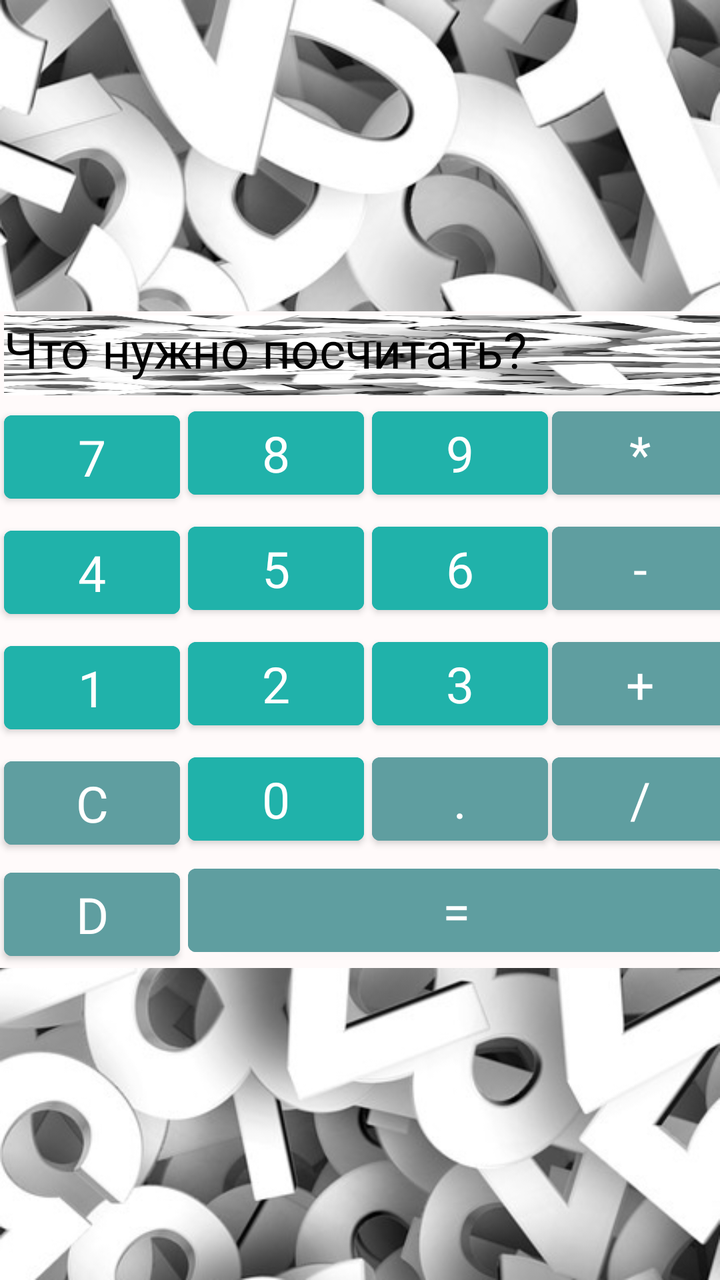
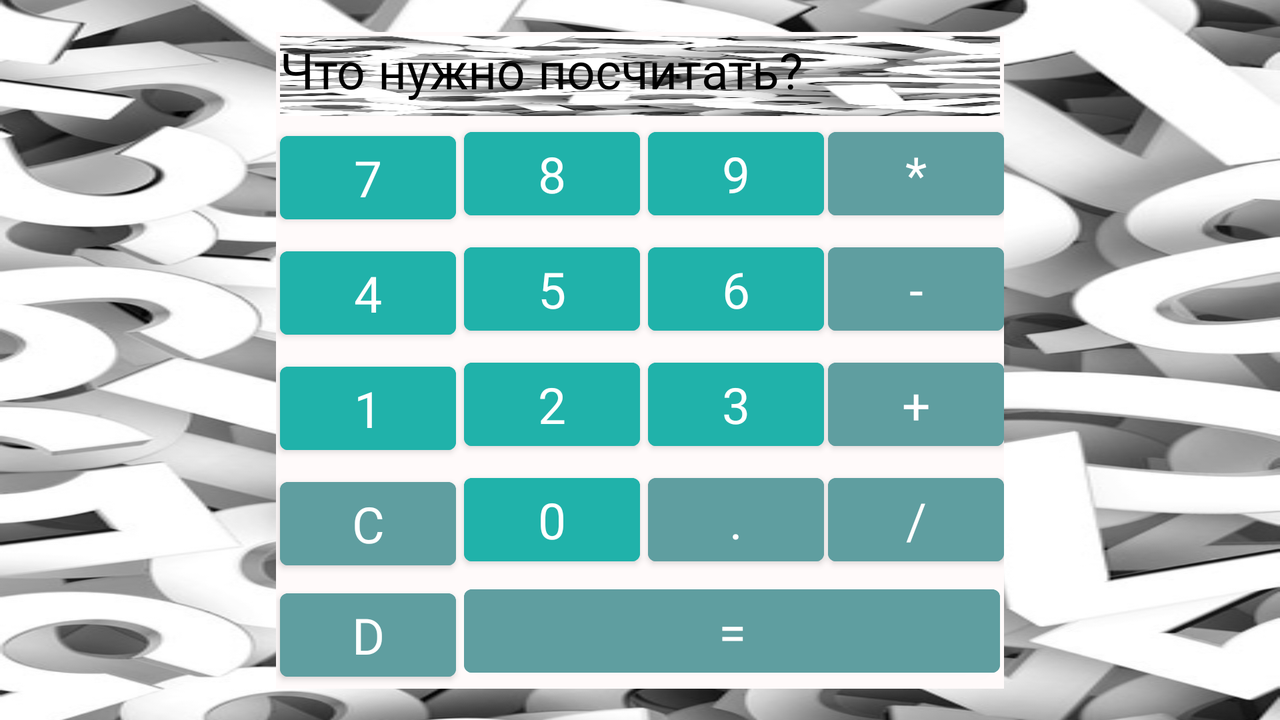

One screen, two layout resources from the same app: the default and the repository's alternative for another configuration. Each is rendered where Android would select it; the XML of both is given below.
<!-- AndroidManifest.xml: application theme Theme.MyCalculatorAlternative -->
<!-- res/layout/activity_main.xml -->
<?xml version="1.0" encoding="utf-8"?>
<FrameLayout xmlns:android="http://schemas.android.com/apk/res/android"
    xmlns:app="http://schemas.android.com/apk/res-auto"
    android:layout_width="fill_parent"
    android:layout_height="fill_parent"
    android:gravity="center"
    android:orientation="vertical">

    <androidx.appcompat.widget.AppCompatImageView
        android:id="@+id/imageView1"
        android:layout_width="match_parent"
        android:layout_height="match_parent"
        android:scaleType="fitXY"
        app:srcCompat="@drawable/back" />

    <include
        layout="@layout/constraint_layout"
        android:layout_width="wrap_content"
        android:layout_height="wrap_content"
        android:layout_gravity="center" />

</FrameLayout>
<!-- res/layout/constraint_layout.xml (included above) -->
<?xml version="1.0" encoding="utf-8"?>
<androidx.constraintlayout.widget.ConstraintLayout xmlns:android="http://schemas.android.com/apk/res/android"
    xmlns:app="http://schemas.android.com/apk/res-auto"
    android:layout_width="match_parent"
    android:layout_height="match_parent"
    android:background="#FFFAFA">

    <TextView
        android:id="@+id/textField"
        android:layout_width="0dp"
        android:layout_height="40dp"
        android:hint="@string/hint"
        android:inputType="number"
        android:textColor="@color/black"
        android:textColorHint="#000000"
        android:layout_margin="@dimen/button_margin"
        android:textSize="@dimen/button_text_size"
        app:layout_constraintBottom_toTopOf="@id/button_7"
        app:layout_constraintStart_toStartOf="parent"
        app:layout_constraintTop_toTopOf="parent"
        app:layout_constraintEnd_toEndOf="@id/button_multiplication"/>

    <Button
        android:id="@+id/button_7"
        android:layout_width="wrap_content"
        android:layout_height="wrap_content"
        android:layout_margin="@dimen/button_margin"
        android:backgroundTint="@color/main_buttons"
        android:text="@string/button7"
        android:textSize="@dimen/button_text_size"
        app:layout_constraintBottom_toTopOf="@id/button_4"
        app:layout_constraintEnd_toStartOf="@id/button_8"
        app:layout_constraintStart_toStartOf="parent"
        app:layout_constraintTop_toBottomOf="@id/textField" />

    <Button
        android:id="@+id/button_8"
        android:layout_width="wrap_content"
        android:layout_height="wrap_content"
        android:layout_margin="@dimen/button_margin"
        android:backgroundTint="@color/main_buttons"
        android:text="@string/button8"
        android:textSize="@dimen/button_text_size"
        app:layout_constraintBottom_toTopOf="@id/button_5"
        app:layout_constraintEnd_toStartOf="@id/button_9"
        app:layout_constraintStart_toEndOf="@+id/button_7"
        app:layout_constraintTop_toBottomOf="@id/textField" />

    <Button
        android:id="@+id/button_9"
        android:layout_width="wrap_content"
        android:layout_height="wrap_content"
        android:layout_margin="@dimen/button_margin"
        android:backgroundTint="@color/main_buttons"
        android:text="@string/button9"
        android:textSize="@dimen/button_text_size"
        app:layout_constraintBottom_toTopOf="@id/button_6"
        app:layout_constraintEnd_toStartOf="@id/button_multiplication"
        app:layout_constraintStart_toEndOf="@+id/button_8"
        app:layout_constraintTop_toBottomOf="@id/textField" />

    <Button
        android:id="@+id/button_multiplication"
        android:layout_width="wrap_content"
        android:layout_height="wrap_content"
        android:layout_margin="@dimen/button_margin"
        android:backgroundTint="@color/special_buttons"
        android:text="@string/button_mult"
        android:textSize="@dimen/button_text_size"
        app:layout_constraintBottom_toTopOf="@id/button_minus"
        app:layout_constraintStart_toEndOf="@+id/button_9"
        app:layout_constraintTop_toBottomOf="@id/textField" />

    <Button
        android:id="@+id/button_4"
        android:layout_width="wrap_content"
        android:layout_height="wrap_content"
        android:layout_margin="@dimen/button_margin"
        android:backgroundTint="@color/main_buttons"
        android:text="@string/button4"
        android:textSize="@dimen/button_text_size"
        app:layout_constraintBottom_toTopOf="@id/button_1"
        app:layout_constraintEnd_toStartOf="@id/button_5"
        app:layout_constraintStart_toStartOf="parent"
        app:layout_constraintTop_toBottomOf="@id/button_7" />

    <Button
        android:id="@+id/button_5"
        android:layout_width="wrap_content"
        android:layout_height="wrap_content"
        android:layout_margin="@dimen/button_margin"
        android:backgroundTint="@color/main_buttons"
        android:text="@string/button5"
        android:textSize="@dimen/button_text_size"
        app:layout_constraintBottom_toTopOf="@id/button_2"
        app:layout_constraintEnd_toStartOf="@id/button_6"
        app:layout_constraintStart_toEndOf="@+id/button_4"
        app:layout_constraintTop_toBottomOf="@id/button_8" />

    <Button
        android:id="@+id/button_6"
        android:layout_width="wrap_content"
        android:layout_height="wrap_content"
        android:layout_margin="@dimen/button_margin"
        android:backgroundTint="@color/main_buttons"
        android:text="@string/button6"
        android:textSize="@dimen/button_text_size"
        app:layout_constraintBottom_toTopOf="@id/button_3"
        app:layout_constraintEnd_toStartOf="@id/button_minus"
        app:layout_constraintStart_toEndOf="@+id/button_5"
        app:layout_constraintTop_toBottomOf="@id/button_9" />

    <Button
        android:id="@+id/button_minus"
        android:layout_width="wrap_content"
        android:layout_height="wrap_content"
        android:layout_margin="@dimen/button_margin"
        android:backgroundTint="@color/special_buttons"
        android:text="@string/button_minus"
        android:textSize="@dimen/button_text_size"
        app:layout_constraintBottom_toTopOf="@id/button_plus"
        app:layout_constraintStart_toEndOf="@+id/button_6"
        app:layout_constraintTop_toBottomOf="@id/button_multiplication" />

    <Button
        android:id="@+id/button_1"
        android:layout_width="wrap_content"
        android:layout_height="wrap_content"
        android:layout_margin="@dimen/button_margin"
        android:backgroundTint="@color/main_buttons"
        android:text="@string/button1"
        android:textSize="@dimen/button_text_size"
        app:layout_constraintBottom_toTopOf="@id/button_C"
        app:layout_constraintEnd_toStartOf="@id/button_2"
        app:layout_constraintStart_toStartOf="parent"
        app:layout_constraintTop_toBottomOf="@id/button_4" />

    <Button
        android:id="@+id/button_2"
        android:layout_width="wrap_content"
        android:layout_height="wrap_content"
        android:layout_margin="@dimen/button_margin"
        android:backgroundTint="@color/main_buttons"
        android:text="@string/button2"
        android:textSize="@dimen/button_text_size"
        app:layout_constraintBottom_toTopOf="@id/button_0"
        app:layout_constraintEnd_toStartOf="@id/button_3"
        app:layout_constraintStart_toEndOf="@+id/button_1"
        app:layout_constraintTop_toBottomOf="@id/button_5" />

    <Button
        android:id="@+id/button_3"
        android:layout_width="wrap_content"
        android:layout_height="wrap_content"
        android:layout_margin="@dimen/button_margin"
        android:backgroundTint="@color/main_buttons"
        android:text="@string/button3"
        android:textSize="@dimen/button_text_size"
        app:layout_constraintBottom_toTopOf="@id/button_dot"
        app:layout_constraintEnd_toStartOf="@id/button_plus"
        app:layout_constraintStart_toEndOf="@+id/button_2"
        app:layout_constraintTop_toBottomOf="@id/button_6" />

    <Button
        android:id="@+id/button_plus"
        android:layout_width="wrap_content"
        android:layout_height="wrap_content"
        android:layout_margin="@dimen/button_margin"
        android:backgroundTint="@color/special_buttons"
        android:text="@string/button_plus"
        android:textSize="@dimen/button_text_size"
        app:layout_constraintTop_toBottomOf="@id/button_minus"
        app:layout_constraintStart_toEndOf="@+id/button_3"
        app:layout_constraintBottom_toTopOf="@id/button_division"/>

    <Button
        android:id="@+id/button_C"
        android:layout_width="wrap_content"
        android:layout_height="wrap_content"
        android:layout_margin="@dimen/button_margin"
        android:backgroundTint="@color/special_buttons"
        android:text="@string/button_cancel"
        android:textSize="@dimen/button_text_size"
        app:layout_constraintTop_toBottomOf="@id/button_1"
        app:layout_constraintStart_toStartOf="parent"
        app:layout_constraintEnd_toStartOf="@id/button_0"
        app:layout_constraintBottom_toTopOf="@id/button_delete"/>

    <Button
        android:id="@+id/button_0"
        android:layout_width="wrap_content"
        android:layout_height="wrap_content"
        android:layout_margin="@dimen/button_margin"
        android:backgroundTint="@color/main_buttons"
        android:text="@string/button0"
        android:textSize="@dimen/button_text_size"
        app:layout_constraintTop_toBottomOf="@id/button_2"
        app:layout_constraintStart_toEndOf="@+id/button_C"
        app:layout_constraintEnd_toStartOf="@id/button_dot"
        app:layout_constraintBottom_toTopOf="@id/button_eqls"/>

    <Button
        android:id="@+id/button_dot"
        android:layout_width="wrap_content"
        android:layout_height="wrap_content"
        android:layout_margin="@dimen/button_margin"
        android:backgroundTint="@color/special_buttons"
        android:text="@string/button_dot"
        android:textSize="@dimen/button_text_size"
        app:layout_constraintTop_toBottomOf="@id/button_3"
        app:layout_constraintStart_toEndOf="@+id/button_0"
        app:layout_constraintEnd_toStartOf="@id/button_division"
        app:layout_constraintBottom_toTopOf="@id/button_eqls"/>

    <Button
        android:id="@+id/button_division"
        android:layout_width="wrap_content"
        android:layout_height="wrap_content"
        android:layout_margin="@dimen/button_margin"
        android:backgroundTint="@color/special_buttons"
        android:text="@string/button_div"
        android:textSize="@dimen/button_text_size"
        app:layout_constraintBottom_toTopOf="@id/button_eqls"
        app:layout_constraintStart_toEndOf="@+id/button_dot"
        app:layout_constraintTop_toBottomOf="@id/button_plus" />

    <Button
        android:id="@+id/button_delete"
        android:layout_width="wrap_content"
        android:layout_height="wrap_content"
        android:layout_margin="@dimen/button_margin"
        android:backgroundTint="@color/special_buttons"
        android:text="@string/button_del"
        android:textSize="@dimen/button_text_size"
        app:layout_constraintEnd_toStartOf="@id/button_eqls"
        app:layout_constraintStart_toStartOf="parent"
        app:layout_constraintTop_toBottomOf="@id/button_C" />

    <Button
        android:id="@+id/button_eqls"
        android:layout_width="0dp"
        android:layout_height="wrap_content"
        android:layout_margin="@dimen/button_margin"
        android:backgroundTint="@color/special_buttons"
        android:text="@string/button_eql"
        android:textSize="@dimen/button_text_size"
        app:layout_constraintStart_toEndOf="@+id/button_delete"
        app:layout_constraintTop_toBottomOf="@id/button_0"
        app:layout_constraintEnd_toEndOf="@id/button_division"/>

</androidx.constraintlayout.widget.ConstraintLayout>
<!-- resources referenced by this layout -->
<resources>
  <color name="black">#FF000000</color>
  <color name="main_buttons">#20B2AA</color>
  <color name="special_buttons">#5F9EA0</color>
  <dimen name="button_margin">2dp</dimen>
  <dimen name="button_text_size">25sp</dimen>
  <!-- drawable back: jpg bitmap (drawable, 87813 bytes) -->
  <string name="button0">0</string>
  <string name="button1">1</string>
  <string name="button2">2</string>
  <string name="button3">3</string>
  <string name="button4">4</string>
  <string name="button5">5</string>
  <string name="button6">6</string>
  <string name="button7">7</string>
  <string name="button8">8</string>
  <string name="button9">9</string>
  <string name="button_cancel">C</string>
  <string name="button_del">D</string>
  <string name="button_div">/</string>
  <string name="button_dot">.</string>
  <string name="button_eql">=</string>
  <string name="button_minus">-</string>
  <string name="button_mult">*</string>
  <string name="button_plus">+</string>
  <string name="hint">Что нужно посчитать?</string>
  <style name="Theme.MyCalculatorAlternative" parent="Theme.MaterialComponents.DayNight.DarkActionBar">
          <item name="colorPrimaryDark">@color/main_buttons</item>
          <item name="android:textColor">@color/black</item>
          <item name="fontFamily">@font/raleway_bold</item>
          <item name="android:background">@drawable/back</item>
          <item name="android:textViewStyle">@style/textField</item>
          <item name="android:buttonStyle">@style/buttonsMain</item>
      </style>
  <style name="textField" parent="Widget.MaterialComponents.TextView">
          <item name="android:backgroundTint">@color/light_back</item>
      </style>
  <style name="buttonsMain" parent="Widget.MaterialComponents.Button">
          <item name="android:backgroundTint">@color/main_buttons</item>
          <item name="android:textSize">@dimen/button_text_size</item>
          <item name="android:layout_margin">@dimen/button_margin</item>
          <item name="android:layout_width">@dimen/button_width</item>
          <item name="android:layout_height">@dimen/button_height</item>
      </style>
  <dimen name="button_width">75sp</dimen>
  <dimen name="button_height">55sp</dimen>
</resources>
<!-- res/layout-land/activity_main.xml (the repository's variant of the layout above) -->
<!-- drawn on the phone turned sideways -->
<?xml version="1.0" encoding="utf-8"?>
<androidx.constraintlayout.widget.ConstraintLayout xmlns:android="http://schemas.android.com/apk/res/android"
    xmlns:app="http://schemas.android.com/apk/res-auto"
    android:layout_width="match_parent"
    android:layout_height="match_parent"
    android:orientation="horizontal">

    <include
        layout="@layout/constraint_layout"
        android:layout_width="wrap_content"
        android:layout_height="wrap_content"
        android:layout_gravity="center_horizontal|top"
        app:layout_constraintBottom_toBottomOf="parent"
        app:layout_constraintEnd_toEndOf="parent"
        app:layout_constraintStart_toStartOf="parent"
        app:layout_constraintTop_toTopOf="parent" />

</androidx.constraintlayout.widget.ConstraintLayout>
<!-- resources referenced by the variant -->
<!-- as the phone turned sideways resolves them -->
<resources>
  <color name="black">#FF000000</color>
  <color name="main_buttons">#20B2AA</color>
  <color name="special_buttons">#5F9EA0</color>
  <dimen name="button_margin">2dp</dimen>
  <dimen name="button_text_size">25sp</dimen>
  <string name="button0">0</string>
  <string name="button1">1</string>
  <string name="button2">2</string>
  <string name="button3">3</string>
  <string name="button4">4</string>
  <string name="button5">5</string>
  <string name="button6">6</string>
  <string name="button7">7</string>
  <string name="button8">8</string>
  <string name="button9">9</string>
  <string name="button_cancel">C</string>
  <string name="button_del">D</string>
  <string name="button_div">/</string>
  <string name="button_dot">.</string>
  <string name="button_eql">=</string>
  <string name="button_minus">-</string>
  <string name="button_mult">*</string>
  <string name="button_plus">+</string>
  <string name="hint">Что нужно посчитать?</string>
  <style name="Theme.MyCalculatorAlternative" parent="Theme.MaterialComponents.DayNight.DarkActionBar">
          <item name="colorPrimaryDark">@color/main_buttons</item>
          <item name="android:textColor">@color/black</item>
          <item name="fontFamily">@font/raleway_bold</item>
          <item name="android:background">@drawable/back</item>
          <item name="android:textViewStyle">@style/textField</item>
          <item name="android:buttonStyle">@style/buttonsMain</item>
      </style>
  <!-- drawable back: jpg bitmap (drawable, 87813 bytes) -->
  <style name="textField" parent="Widget.MaterialComponents.TextView">
          <item name="android:backgroundTint">@color/light_back</item>
      </style>
  <style name="buttonsMain" parent="Widget.MaterialComponents.Button">
          <item name="android:backgroundTint">@color/main_buttons</item>
          <item name="android:textSize">@dimen/button_text_size</item>
          <item name="android:layout_margin">@dimen/button_margin</item>
          <item name="android:layout_width">@dimen/button_width</item>
          <item name="android:layout_height">@dimen/button_height</item>
      </style>
  <dimen name="button_width">75sp</dimen>
  <dimen name="button_height">55sp</dimen>
</resources>
